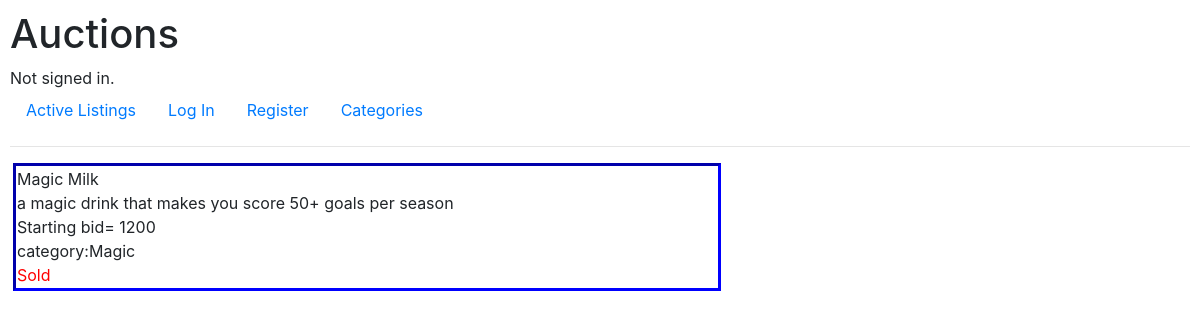
The page / on the database its author committed.
### auctions/models.py (models this page shows, shortened)
class Listing(models.Model):
    title= models.CharField(max_length=64)
    starting_bid=models.IntegerField()
    description= models.TextField()
    imageUrl= models.CharField(max_length=512 ,blank=True, null=True)
    category=models.TextField(blank=True, null=True)
    owner= models.ForeignKey( User, on_delete=models.CASCADE, blank=True, null=True, related_name="user")
    watchlist= models.ManyToManyField(User, blank=True, null=True, related_name="wl")
    bought= models.ForeignKey(User, on_delete=models.CASCADE,blank=True, null=True, related_name="bo")
    active=models.BooleanField(default=False)

### auctions/views.py (the view)
# urls.py: path("", views.index, name="index"),
def index(request):
    curr= request.user
    if curr:
        pass
    l= Listing.objects.all()
    return render(request, "auctions/index.html",{"curr":curr,"listings":l,})

### auctions/templates/auctions/index.html (shortened to what this page needs)
{% extends "auctions/layout.html" %}
{% block body %}
{% if listings %}
{% for list in listings %}
{% if list.bought == curr %}
<h1>Congradulations you have won the Auction( {{list.title}})!</h1>
{% else %}
<div class="l1">
    {{list.title}} <br>
    {{list.description}} <br>
    Starting bid= {{list.starting_bid}} <br>
    {% if list.category %}
    category:{{list.category}}
    {% endif %}<br>
    {% if list.active == False %}
    <a href="/{{list.id}}"> Show </a>
    {% else %}
    <div style="color: red;">Sold</div>
    {% endif %}
</div>
    {% endif %}
    {% endfor %}
{% else %}
No listings.
{% endif %}
{% endblock %}

### auctions/static/auctions/styles.css (style rules this page uses)
body { padding: 10px; }

### auctions/templates/auctions/index.html (style rules this page uses)
.l1 { border-style:inset; border-width: medium; border-color: blue; width: 60%; display: block; margin-left: 3px; margin-top: 3px; padding: 1px; }

### rows shown on the page
Listing: title "Magic Milk", description "a magic drink that makes you score 50+ goals per season", starting_bid "1200", category "Magic", active "Sold"
